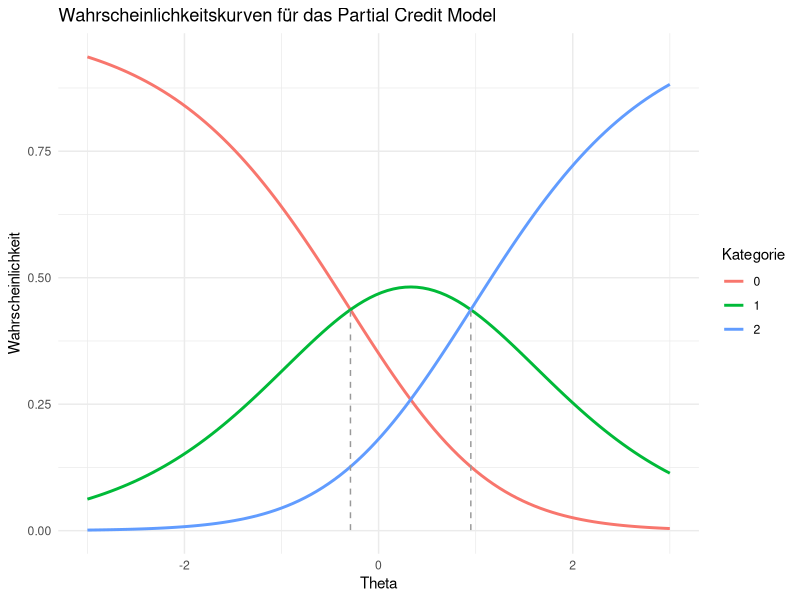

Recreate this plot in R.
## ---- chunk 1
# theta: Personenfähigkeit, wie bereits bekannt
# delta: Schwellenschwierigkeit. Also quasi eine Levelspezifische Schwiergikeit
# m: Anzahl an steps. Müsste eigentlich der länge vom delta-vector entsprechen. Kann also weg

theta=2
## wenn j = 0 kommt in der Summe 0 raus. Also delta immer mit 0 anfangen lassen
delta=c(0.5, 0.2)

# x ist  die Kategorie, an der wir interessiert sind. Wenn also jemand Kategorie 0 angekreuzt hat, wird x = 1 gesetzt. 

calc_pcm <- function(theta, x, delta){
  
  m <- length(delta)
  
  zaehler <- exp(sum(
    
    sapply(0:x, function(j){
    
    if(j == 0){
      diff_td <- 0
    }else{
    diff_td <- theta-delta[j]
    }
    return(diff_td)
    }
    )
    
    ))
  
  nenner <- sum(sapply(0:m, function(r){
    exp(sum(sapply(0:r, function(j){
   if(j == 0){
      diff_td <- 0
    }else{
    diff_td <- theta-delta[j]
    }
      return(diff_td)
      })))
  }))
  
  return(zaehler/nenner)
  
}

calc_pcm(theta = 0, x = 0, delta = c(-0.29, 0.95))
## Wohooo, funktioniert!
## Wie kann ich die jetzt plotten?

## ---- chunk 2
if(!require('ggplot2')) {install.packages('ggplot2'); library(ggplot2)}
if(!require('dplyr')) {install.packages('dplyr'); library(dplyr)}

# Schwellenparameter (delta)
delta <- c(-0.29, 0.95)  # Die Schwellen
theta_vals <- seq(-3, 3, length.out = 100)  # Werte für theta
x_max <- length(delta)  # Maximale Kategorie, hier nur 2 Schwellen -> 3 Kategorien

# Leere Liste, um die Wahrscheinlichkeiten zu speichern
results <- data.frame()

# Berechne die Wahrscheinlichkeiten für jedes theta und jede Kategorie x
for (theta in theta_vals) {
  for (x in 0:x_max) {
    prob <- calc_pcm(theta, x, delta)
    results <- rbind(results, data.frame(theta = theta, x = x, prob = prob))
  }
}

# Finde den minimalen Wert der y-Achse (für das Enden der Linien)
min_prob <- min(results$prob)

# Nächste theta-Werte finden, die den delta-Werten am nächsten sind
delta_theta1 <- theta_vals[which.min(abs(theta_vals - delta[1]))]
delta_theta2 <- theta_vals[which.min(abs(theta_vals - delta[2]))]

# Plotte die Wahrscheinlichkeiten für jede Kategorie x
ggplot(results, aes(x = theta, y = prob, color = factor(x))) +
  geom_line(size = 1) +
  
  # Dezente Linien nur bis zum Kreuzungspunkt (max Wahrscheinlichkeiten bei den Näherungen von delta)
  annotate("segment", x = delta[1], xend = delta[1], 
           y = min_prob, yend = max(results$prob[results$theta == delta_theta1]), 
           color = "grey60", linetype = "dashed", size = 0.5) +
  annotate("segment", x = delta[2], xend = delta[2], 
           y = min_prob, yend = max(results$prob[results$theta == delta_theta2]), 
           color = "grey60", linetype = "dashed", size = 0.5) +
  labs(title = "Wahrscheinlichkeitskurven für das Partial Credit Model",
       x = "Theta", 
       y = "Wahrscheinlichkeit",
       color = "Kategorie") +
  theme_minimal()

## Gut zu sehen ist, dass an unseren delta-Werten eine andere Kurve Wahrscheinlicher wird!

